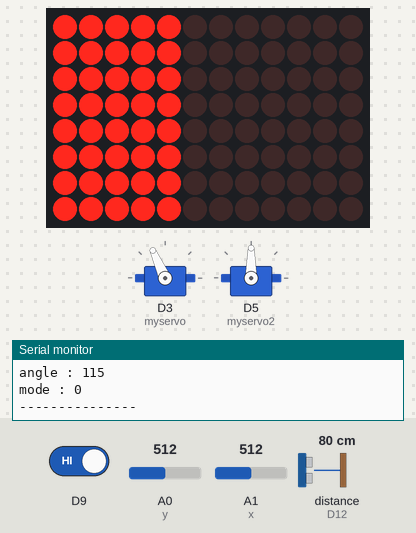
The sketch below on a simulated Arduino Uno R4 WiFi. Shown: 2 × servo, 12×8 LED matrix, the last lines printed to the serial monitor. Wiring (inferred from the names in the program): ultrasonic range finder: trigger D13; echo D12. The inputs (shaded band) are chosen by the test bench; at power-on: distance to the obstacle (sensor on D12) 80 cm, D9 HIGH, A0 (y) = 512, A1 (x) = 512. The echo pulse lasts 58.3 µs per cm.

Above: at 1.2 s.
1.3 s: distance to the obstacle (sensor on D12) set to 9 cm
At 1.68 s:
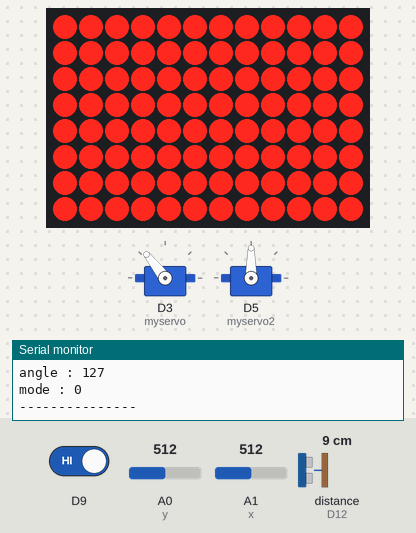
At 2.29 s:
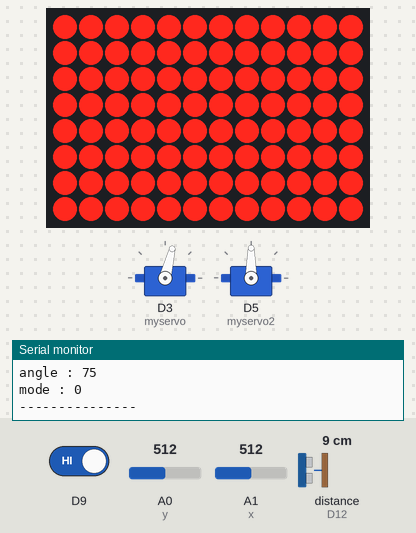
3.9 s: D9 driven LOW
At 5.4 s:
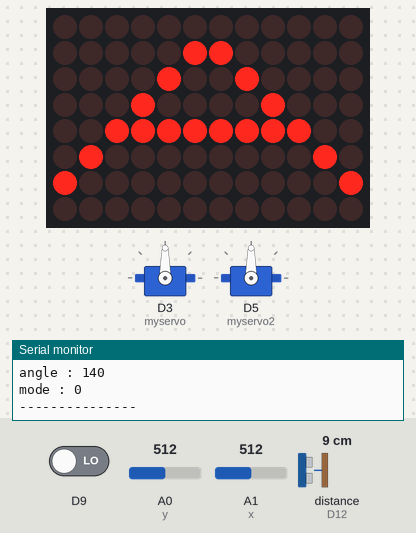
6.4 s: distance to the obstacle (sensor on D12) set to 18 cm
9.4 s: distance to the obstacle (sensor on D12) set to 35 cm
11.4 s: distance to the obstacle (sensor on D12) set to 60 cm
14.4 s: A0 (y) set to 716
At 19.7 s:
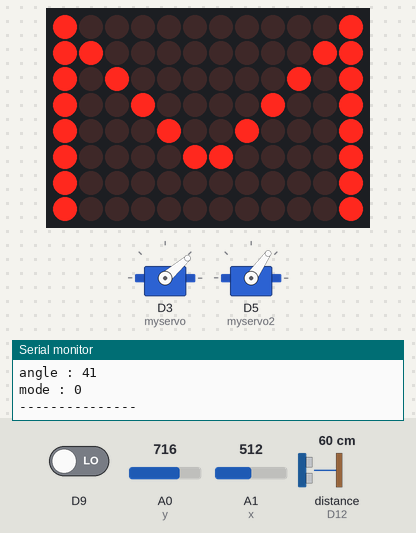
Timing chart, 0 to 20.4 s (numbered marks = the images above; inputs shaded):
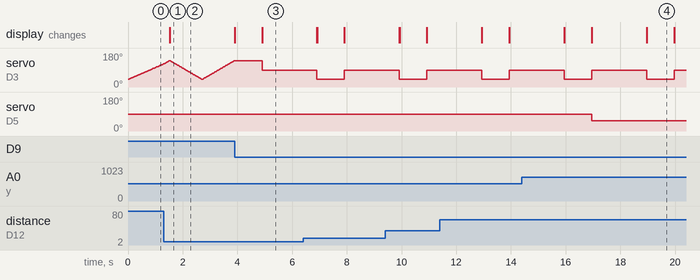

Measured:
- after the input at 1.3 s, the display: changes after 0.23 s (image 1)
- after the input at 3.9 s, the display: first changes at once (image 3 shows a later state)
- after the input at 14.4 s, servo on D5 (myservo2): 90° → 55° after 2.6 s
- by itself, servo on D3 (myservo): alternates 90° for 2.0 s and 41° for 1.0 s
- what the display in image 4 shows lasts 1.0 s, from 19.0 s to 20.0 s

The sketch:

DoubleServo.ino
```cpp
#include "Arduino_LED_Matrix.h"
ArduinoLEDMatrix matrix;

#include <Servo.h>
Servo myservo;
Servo myservo2;


//Variables partie opérative
int x = A1;
int y = A0;
int ms = 7;

int trigg = 13;
int echo = 12;
float distance;
int col0; int col1; int col2; int col3; int col4; int col5; int col6; int col7; int col8; int col9; int col10; int col11;

int move;

int cmp;
int check;

bool Manu;
bool upfront;


void setup() {

  Serial.begin(250000);
  while (!Serial) {
    ;
  }

// Setup partie Opérative ---------------------------------------------------------------------------------------------

  //définition des sorties PWM pour piloter les servomoteurs
  myservo.attach(3);
  myservo2.attach(5);

  //définition des entrées du joystick
  pinMode(x, INPUT);
  pinMode(y, INPUT);
  pinMode(ms, INPUT);

  //définition du bouton
  pinMode(9, INPUT);

  //Définition des E/S
  pinMode(trigg, OUTPUT);
  pinMode(echo, INPUT);

  //reset du signal au lancement du programme au cas où
  digitalWrite(trigg, false);

  matrix.begin();
  matrix.play(true);

  //Conditions initiales pour le cycle de rotation
  cmp = 40;
  check = 1;
  Manu = false;

}


void loop() {

// PARTIE OPERATIVE ---------------------------------------------------------------------------------------------

    //Gestion Mode
    //Incrémentation du compteur de gestion de mode
    if (digitalRead(9)==0){
        move++;
    }

    //Passage en mode manu (tempo d'une seconde pour contrer la vitesse d'execution du programme)
    if (move == 1) {

      while (!upfront){

        byte matrice[8][12] = {
          {1, 0, 0, 0, 0, 0, 0, 0, 0, 0, 0, 1},
          {1, 1, 0, 0, 0, 0, 0, 0, 0, 0, 1, 1},
          {1, 0, 1, 0, 0, 0, 0, 0, 0, 1, 0, 1},
          {1, 0, 0, 1, 0, 0, 0, 0, 1, 0, 0, 1},
          {1, 0, 0, 0, 1, 0, 0, 1, 0, 0, 0, 1},
          {1, 0, 0, 0, 0, 1, 1, 0, 0, 0, 0, 1},
          {1, 0, 0, 0, 0, 0, 0, 0, 0, 0, 0, 1},
          {1, 0, 0, 0, 0, 0, 0, 0, 0, 0, 0, 1}
        };

        matrix.renderBitmap(matrice, 8, 12);

        delay(1000);
        upfront = true;

      }

      Manu = true;

    }

    //Passage en mode auto (tempo d'une seconde pour contrer la vitesse d'execution du programme)
    if (move == 2){

      while (upfront){

        byte matrice[8][12] = {
          {0, 0, 0, 0, 0, 0, 0, 0, 0, 0, 0, 0},
          {0, 0, 0, 0, 0, 1, 1, 0, 0, 0, 0, 0},
          {0, 0, 0, 0, 1, 0, 0, 1, 0, 0, 0, 0},
          {0, 0, 0, 1, 0, 0, 0, 0, 1, 0, 0, 0},
          {0, 0, 1, 1, 1, 1, 1, 1, 1, 1, 0, 0},
          {0, 1, 0, 0, 0, 0, 0, 0, 0, 0, 1, 0},
          {1, 0, 0, 0, 0, 0, 0, 0, 0, 0, 0, 1},
          {0, 0, 0, 0, 0, 0, 0, 0, 0, 0, 0, 0}
        };

        matrix.renderBitmap(matrice, 8, 12);

        delay(2000);
        upfront = false;

      }

      Manu = false;
      move = 0;

      //Conditions initiales
      digitalWrite(trigg, false);
      cmp = 40;
      check = 1;

    }

  //Mode MANU ---
  if (Manu){

    //Calcul des positions des servos
    myservo.write(180-analogRead(x)*180/1023);
    myservo2.write(180-analogRead(y)*180/1023);

  };

    //Mode AUTO ---

  if (!Manu){

    // remise à 0 du cyle
    if (cmp == 40){
      check = 1;
    };

    //condition pour commencer le cycle
    if (cmp < 140 && check == 1 ) {
      //incrémentation jusqu'à 180°
      cmp = cmp + 1;
      myservo.write(cmp);

    } else {
      //décrémentation jusqu'à 0°
      check = 0;
      cmp = cmp - 1;
      myservo.write(cmp);

    };

      //Emission d'un signal de 10µs
      digitalWrite(trigg, true);
      delayMicroseconds(10);
      digitalWrite(trigg, false);

      //Mesure du temps (en microsecondes) qui sépare l'émission et la réception du signal de 10µs émis, avec un Time Out de 15 ms pour éviter les ralentissements
      float time = pulseIn(echo, true, 15000);

      //Calcul de la distance avant le rebond du signal (d=v*t) en centimètre
      float distance = ((time / 1000000) / 2) * 340 * 100; // 1 s = 1 000 000 µs | On divise par 2 le temps pour obtenir la durée avant rebond

      //log

      Serial.print("Distance : ");
      Serial.print(distance); //en cm
      Serial.println(" cm");
      Serial.print("temps : ");
      Serial.print(time);
      Serial.println(" μs");
      Serial.println("");
      Serial.print("x : ");
      Serial.println(analogRead(x));
      Serial.print("y : ");
      Serial.println(analogRead(y));
      Serial.print("angle : ");
      Serial.println(cmp);
      Serial.print("mode : ");
      Serial.println(move);
      Serial.println("---------------");

      int col[13]{ col0, col1, col2, col3, col4, col4, col5, col6, col7, col8, col9, col10, col11 };

      //Incrémentation de la matrice
      for (int i = 11; i >= (distance-10)/10; i--) {
          col[i] = 1;
      };

      byte matrice[8][12] = {
        {col[11], col[10], col[9], col[8], col[7], col[6], col[5], col[4], col[3], col[2], col[1], col[0]},
        {col[11], col[10], col[9], col[8], col[7], col[6], col[5], col[4], col[3], col[2], col[1], col[0]},
        {col[11], col[10], col[9], col[8], col[7], col[6], col[5], col[4], col[3], col[2], col[1], col[0]},
        {col[11], col[10], col[9], col[8], col[7], col[6], col[5], col[4], col[3], col[2], col[1], col[0]},
        {col[11], col[10], col[9], col[8], col[7], col[6], col[5], col[4], col[3], col[2], col[1], col[0]},
        {col[11], col[10], col[9], col[8], col[7], col[6], col[5], col[4], col[3], col[2], col[1], col[0]},
        {col[11], col[10], col[9], col[8], col[7], col[6], col[5], col[4], col[3], col[2], col[1], col[0]},
        {col[11], col[10], col[9], col[8], col[7], col[6], col[5], col[4], col[3], col[2], col[1], col[0]}
      };

      matrix.renderBitmap(matrice, 8, 12);

  delay(10);

  }

}
```
